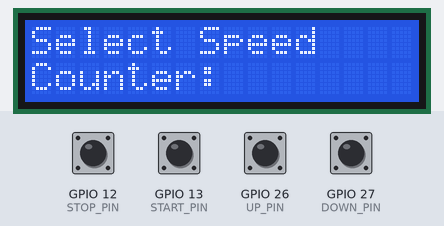
Recording of a sketch running on a simulated ESP32. Parts: 16×2 character LCD. Inputs (shaded band) come from the test bench; at power-on: GPIO 12 (STOP_PIN), GPIO 13 (START_PIN), GPIO 26 (UP_PIN), GPIO 27 (DOWN_PIN) HIGH.

Above: at 1.2 s.
1.3 s: GPIO 13 (START_PIN) pulled LOW for 0.15 s
At 1.8 s:
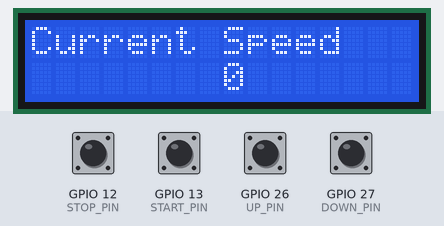
2.9 s: GPIO 12 (STOP_PIN) pulled LOW for 0.15 s
At 3.3 s:
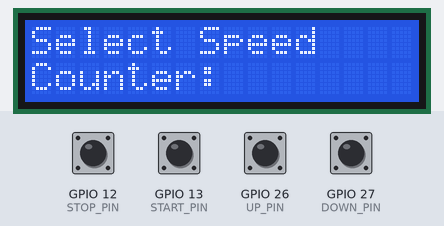
4.5 s: GPIO 26 (UP_PIN) pulled LOW for 1 s
At 6.3 s:
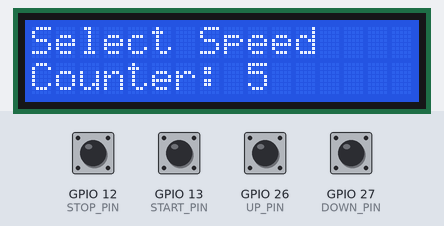
7.0 s: GPIO 27 (DOWN_PIN) pulled LOW for 1 s
At 8.2 s:
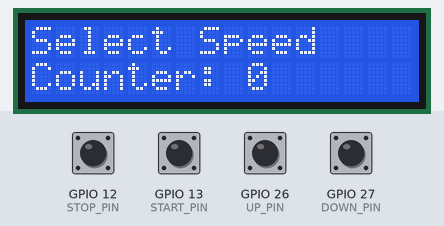
9.5 s: GPIO 13 (START_PIN) pulled LOW for 1 s
At 10.5 s:
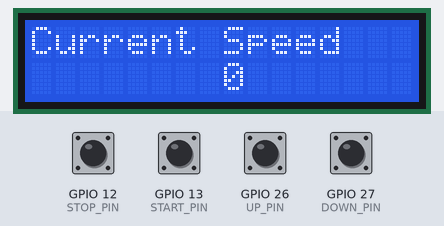
12.0 s: GPIO 12 (STOP_PIN) driven LOW and GPIO 13 (START_PIN) driven LOW and GPIO 26 (UP_PIN) driven LOW and GPIO 27 (DOWN_PIN) driven LOW
At 12.13 s:
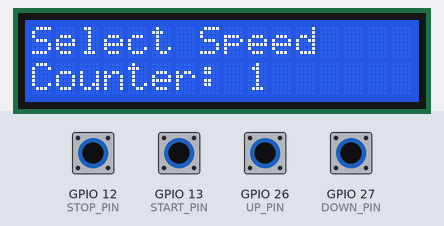
Timing chart, 0 to 15.0 s (numbered marks = the images above; inputs shaded):
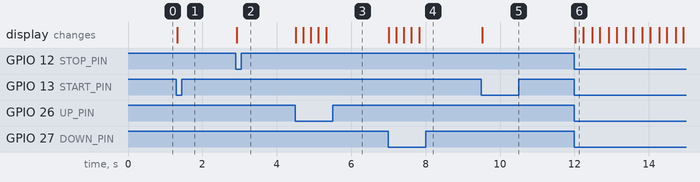

Measured:
- after the input at 1.3 s, the display: changes at once (image 1)
- after the input at 2.9 s, the display: changes at once (image 2)
- after the input at 4.5 s, the display: first changes at once (image 3 shows a later state)
- after the input at 7.0 s, the display: first changes at once (image 4 shows a later state)
- after the input at 9.5 s, the display: changes at once (image 5)
- after the input at 12.0 s, the display: first changes at once (image 6 shows a later state)

The sketch:

pruebalcd.ino
```cpp
#include <Wire.h>
#include <LiquidCrystal_I2C.h>

LiquidCrystal_I2C lcd(0x27, 16, 2); // Dirección de la pantalla LCD y tamaño
int selected_speed = 0; // Velocidad seleccionada
int current_speed = 0; // Velocidad actual leída del encoder
bool started = false; // Variable para indicar si el programa está iniciado

#define UP_PIN 26 // Pin del botón de subida
#define DOWN_PIN 27 // Pin del botón de bajada
#define START_PIN 13 // Pin del botón de inicio
#define STOP_PIN 12 // Pin del botón de parada

void setup() {
  pinMode(UP_PIN, INPUT_PULLUP); // Configurar el pin del botón de subida con resistencia pull-up interna
  pinMode(DOWN_PIN, INPUT_PULLUP); // Configurar el pin del botón de bajada con resistencia pull-up interna
  pinMode(START_PIN, INPUT_PULLUP); // Configurar el pin del botón de inicio con resistencia pull-up interna
  pinMode(STOP_PIN, INPUT_PULLUP); // Configurar el pin del botón de parada con resistencia pull-up interna

  Wire.begin(); // Inicializar el bus I2C
  lcd.init(); // Inicializar el LCD
  lcd.backlight(); // Encender la retroiluminación
  lcd.clear(); // Limpiar el LCD
  lcd.setCursor(0, 0);
  lcd.print("Select Speed"); // Mostrar "Select Speed" en la parte superior
  lcd.setCursor(0, 1);
  lcd.print("Counter: "); // Mostrar "Counter:" en la parte inferior izquierda
}

void loop() {
  if (!started) {
    if (digitalRead(UP_PIN) == LOW) {
      selected_speed++;
      if (selected_speed > 30) selected_speed = 30;
      updateSpeed();
      delay(200);
    }

    if (digitalRead(DOWN_PIN) == LOW) {
      selected_speed--;
      if (selected_speed < 0) selected_speed = 0;
      updateSpeed();
      delay(200);
    }
  }

  if (digitalRead(START_PIN) == LOW && !started) {
    started = true;
    lcd.clear();
    lcd.setCursor(0, 0);
    lcd.print("Current Speed");
    lcd.setCursor(8, 1);
    lcd.print(current_speed);
  }

  if (digitalRead(STOP_PIN) == LOW && started) {
    started = false;
    lcd.clear();
    lcd.setCursor(0, 0);
    lcd.print("Select Speed");
    lcd.setCursor(0, 1);
    lcd.print("Counter: ");
  }
}

void updateSpeed() {
  lcd.setCursor(9, 1);
  lcd.print("  ");
  lcd.setCursor(9, 1);
  lcd.print(selected_speed);
}
```
